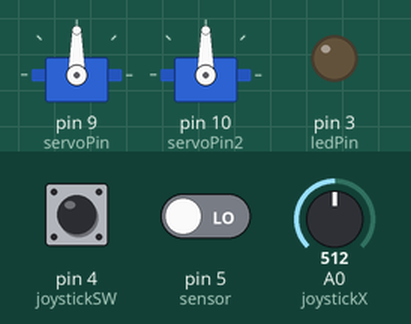
The sketch below on a simulated Arduino Uno, built with avr-gcc and run on an emulated ATmega328P. Shown: 2 × servo, output pins drawn as LEDs (lit = HIGH). Inputs (shaded band) come from the test bench; at power-on: A0 (joystickX) = 512, pin 4 (joystickSW) LOW, pin 5 (sensor) LOW.

Above: at 1.2 s.
1.3 s: A0 (joystickX) set to 216
2.8 s: A0 (joystickX) set to 189
At 3.2 s:
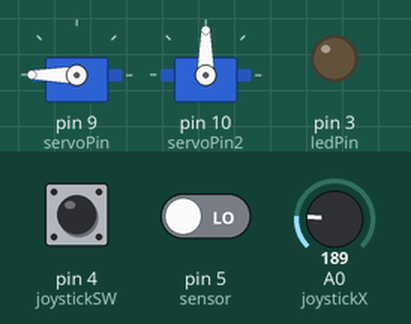
4.3 s: pin 4 (joystickSW) pulled HIGH for 0.15 s
At 4.37 s:
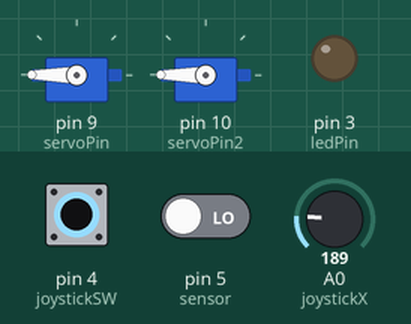
5.9 s: A0 (joystickX) set to 833
At 6.8 s:
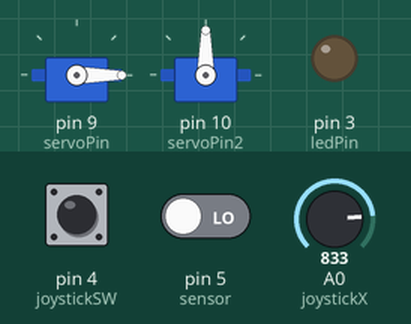
7.4 s: pin 4 (joystickSW) pulled HIGH for 1 s
At 7.9 s:
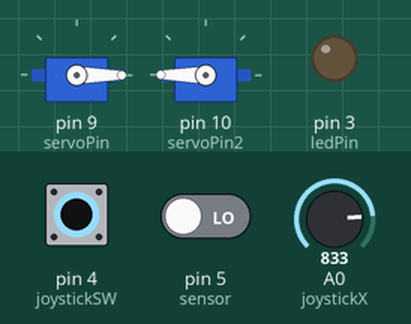
9.9 s: pin 4 (joystickSW) pulled HIGH for 3.2 s
At 13.5 s:
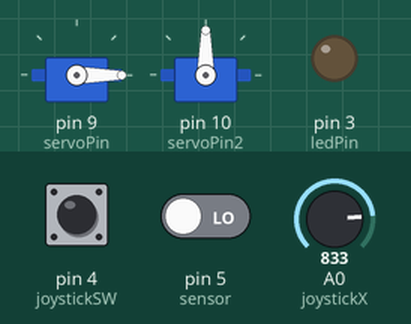
Timing chart, 0 to 15.0 s (numbered marks = the images above; inputs shaded):
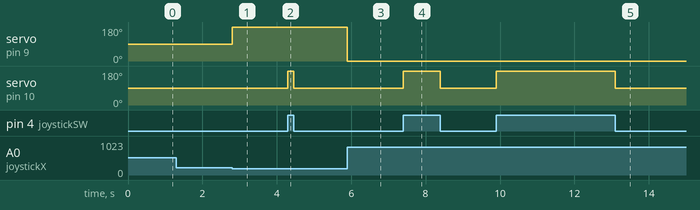

Measured:
- the behaviour switches between 200 and 199 on A0 (joystickX) (found by bisection; images 0 and 1)
- after the input at 1.3 s, every drawn part: stays the same
- after the input at 2.8 s, servo on pin 9 (servoPin): 90° → 180° at once
- after the input at 4.3 s, servo on pin 10 (servoPin2): 90° → 180° at once, → 90° 0.15 s later
- after the input at 5.9 s, servo on pin 9 (servoPin): 180° → 0° at once
- after the input at 7.4 s, servo on pin 10 (servoPin2): 90° → 180° at once, → 90° 1.0 s later
- after the input at 9.9 s, servo on pin 10 (servoPin2): 90° → 180° at once, → 90° 3.2 s later

The sketch:

wreck.ino
```cpp
#include <Servo.h>

#define joystickX A0
int ledPin = 3;
int joystickSW = 4;
int sensor = 5;
Servo myservo;
Servo myservo2;
int servoPin = 9;
int servoPin2 = 10;

bool canFire;

void setup()
{

    myservo.attach(servoPin);
    myservo.write(90);
    myservo2.attach(servoPin2);
    myservo2.write(90);
    pinMode(joystickSW, INPUT);
    pinMode(ledPin, OUTPUT);
    pinMode(sensor, INPUT);
}

void loop()
{
    // if the sensor senses an object close by, it will not allow firing
    canFire = digitalRead(sensor) == LOW ? true : false;

    // if the joystick is pushed left enough, the base servo will rotate clockwise
    if (analogRead(joystickX) < 200)
    {
        myservo.write(180);
    }
    // if the joystick is pushed right enough, the base servo will rotate anticlockwise
    else if (analogRead(joystickX) > 823)
    {
        myservo.write(0);
    }
    // otherwise, it will not move
    else
    {
        myservo.write(90);
    }

    // if the joystick is pressed down and there are no objects close by, the servo will rotate and push the plane forwards
    // otherwise, it will not move
    if (canFire)
    {
        myservo2.write(digitalRead(joystickSW) == HIGH ? 180 : 90);
    }
}
```
